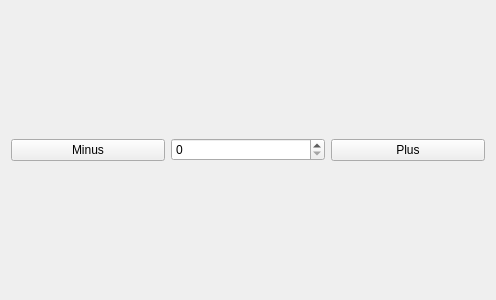
<?xml version="1.0" encoding="UTF-8"?>
<ui version="4.0">
 <class>PlusMinusForm</class>
 <widget class="QWidget" name="PlusMinusForm">
  <property name="geometry">
   <rect>
    <x>0</x>
    <y>0</y>
    <width>496</width>
    <height>300</height>
   </rect>
  </property>
  <property name="windowTitle">
   <string>Form</string>
  </property>
  <layout class="QHBoxLayout" name="horizontalLayout">
   <item>
    <widget class="QPushButton" name="minus_button">
     <property name="text">
      <string>Minus</string>
     </property>
    </widget>
   </item>
   <item>
    <widget class="QSpinBox" name="spin_box"/>
   </item>
   <item>
    <widget class="QPushButton" name="plus_button">
     <property name="text">
      <string>Plus</string>
     </property>
    </widget>
   </item>
  </layout>
 </widget>
 <resources/>
 <connections/>
</ui>
